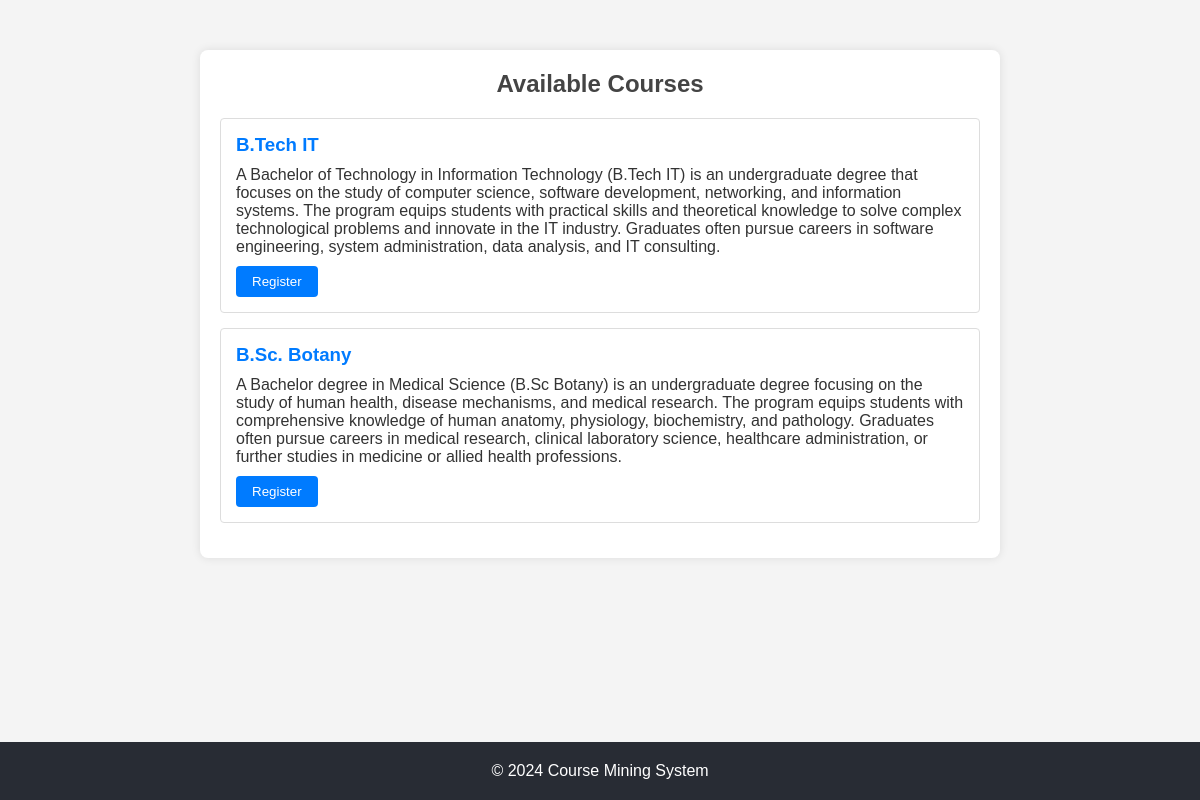
/e-learningsystem/public/view_courses.php, run on the app's committed database.
### tables this page shows
CREATE TABLE `courses` (
  `id` int NOT NULL AUTO_INCREMENT,
  `name` varchar(255) NOT NULL,
  `duration` varchar(50) DEFAULT NULL,
  `degree` enum('UG','PG') DEFAULT NULL,
  `category` varchar(50) DEFAULT NULL,
  `description` text,
  `mentor_id` int DEFAULT NULL,
  PRIMARY KEY (`id`),
  KEY `fk_mentor_id` (`mentor_id`),
  CONSTRAINT `fk_mentor_id` FOREIGN KEY (`mentor_id`) REFERENCES `users` (`id`) ON DELETE CASCADE
);

### e-learningsystem/templates/view_courses.php (the view, shortened to what this page needs)
<div class="container">
    <h2>Available Courses</h2>
    <div class="courses">
        <?php foreach ($courses as $course): ?>
            <div class="course">
                <h3><?php echo htmlspecialchars($course['name']); ?></h3>
                <p><?php echo htmlspecialchars($course['description']); ?></p>
                <form action="../src/register_course.php" method="post">
                    <button type="submit">Register</button>
                </form>
            </div>
        <?php endforeach; ?>
    </div>
</div>

### e-learningsystem/public/view_courses.php (shortened to what this page needs)
<?php
require '../config/config.php';
$sql = "SELECT * FROM courses";
$stmt = $main_conn->prepare($sql);
$stmt->execute();
$courses = $stmt->fetchAll(PDO::FETCH_ASSOC);
?>
<!DOCTYPE html>
<html lang="en">
<head>
    <link rel="stylesheet" href="../styles/view_courses.css">
</head>
<body>
    <?php include '../templates/view_courses.php'; ?>
    <?php include '../templates/footer.php';  ?>
</body>
</html>

### e-learningsystem/templates/footer.php (shortened to what this page needs)
<!DOCTYPE html>
<html lang="en">
<head>
    <link rel="stylesheet" href="../styles/footer.css">
</head>
<body>
    <footer>
        <p>&copy; 2024 Course Mining System</p>
    </footer>
</body>
</html>

### e-learningsystem/styles/view_courses.css (style rules this page uses)
* { margin: 0; padding: 0; box-sizing: border-box; }
body { font-family: 'Arial', sans-serif; background-color: #f4f4f4; color: #333; }
.container { width: 80%; max-width: 800px; margin: 50px auto; padding: 20px; background-color: #fff; box-shadow: 0 0 10px rgba(0, 0, 0, 0.1); border-radius: 8px; }
h2 { text-align: center; margin-bottom: 20px; color: #444; }
.courses { margin-top: 20px; }
.course { border: 1px solid #ddd; padding: 15px; margin-bottom: 15px; border-radius: 4px; transition: box-shadow 0.3s ease; }
.course h3 { margin-bottom: 10px; color: #007bff; }
.course p { margin-bottom: 5px; }
.course form { margin-top: 10px; }
.course form button { background-color: #007bff; color: #fff; border: none; padding: 8px 16px; border-radius: 4px; cursor: pointer; transition: background-color 0.3s ease; }

### e-learningsystem/styles/footer.css (style rules this page uses)
* { margin: 0; padding: 0; box-sizing: border-box; }
footer { background-color: #282c34; color: #ffffff; text-align: center; padding: 20px 0; position: fixed; width: 100%; bottom: 0; left: 0; }
footer p { margin: 0; font-size: 16px; font-family: 'Arial', sans-serif; }

### data on the page
courses: name "B.Tech IT", description "A Bachelor of Technology in Information Technology (B.Tech IT) is an undergraduate degree that focuses on the study of computer science, software development, networking, and information systems. The program equips students with practical skills and theoretical knowledge to solve complex technological problems and innovate in the IT industry. Graduates often pursue careers in software engineering, system administration, data analysis, and IT consulting."
courses: name "B.Sc. Botany", description "A Bachelor degree in Medical Science (B.Sc Botany) is an undergraduate degree focusing on the study of human health, disease mechanisms, and medical research. The program equips students with comprehensive knowledge of human anatomy, physiology, biochemistry, and pathology. Graduates often pursue careers in medical research, clinical laboratory science, healthcare administration, or further studies in medicine or allied health professions."
